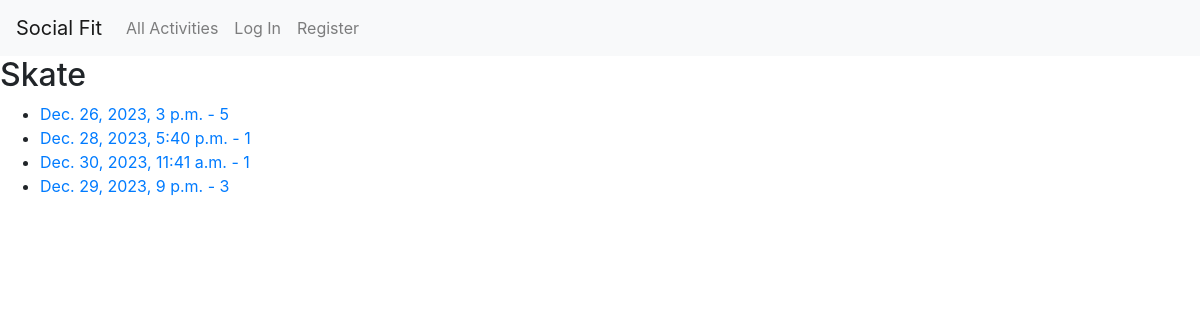
The page /activities/1 on the database as committed earlier.
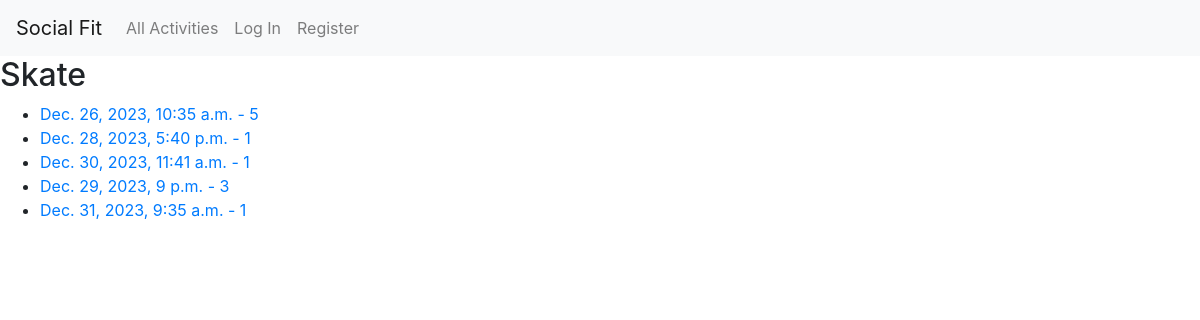
The same page on the database as committed later.
### booking/models.py (models this page shows, shortened)
class ActivitySchedule(models.Model):
    activity = models.ForeignKey(Activity, on_delete=models.CASCADE)
    instructor = models.ForeignKey(User, on_delete=models.CASCADE, related_name='instructor_activities')
    date = models.DateTimeField(null=True)
    capacity = models.IntegerField(null=True)
    cost = models.IntegerField(null=True)
    description = models.TextField(null=True)
    active = models.BooleanField(default=True)
    reservations = models.ManyToManyField(User, through='ActivityReservation')

### booking/views.py (the view)
# urls.py: path("activities/<int:activity_id>", views.activity, name="activity"),
def activity(request, activity_id):
    try:
        activity = Activity.objects.get(pk=activity_id)
    except activity.DoesNotExist:
        raise Http404("Activity not found.")
    return render(request, "booking/activity.html",
    {
        "activity": activity
    })

### booking/templates/booking/activity.html
{% extends "booking/layout.html" %}
{% block body %}
    <h2>{{ activity.name }}</h2>
    <ul>
        {% for schedule in activity.activityschedule_set.all %}
            <li>
                <a href="{% url 'booking:schedule' schedule.id %}">
                {{ schedule.date }} - {{ schedule.cost }}
                </a>
            </li>
        {% endfor %}
    </ul>
{% endblock %}

Rows that differ between the two databases and show on the page:
changed ActivitySchedule: date "Dec. 26, 2023, 3 p.m." → "Dec. 26, 2023, 10:35 a.m."
added ActivitySchedule: date "Dec. 31, 2023, 9:35 a.m.", cost "1"
